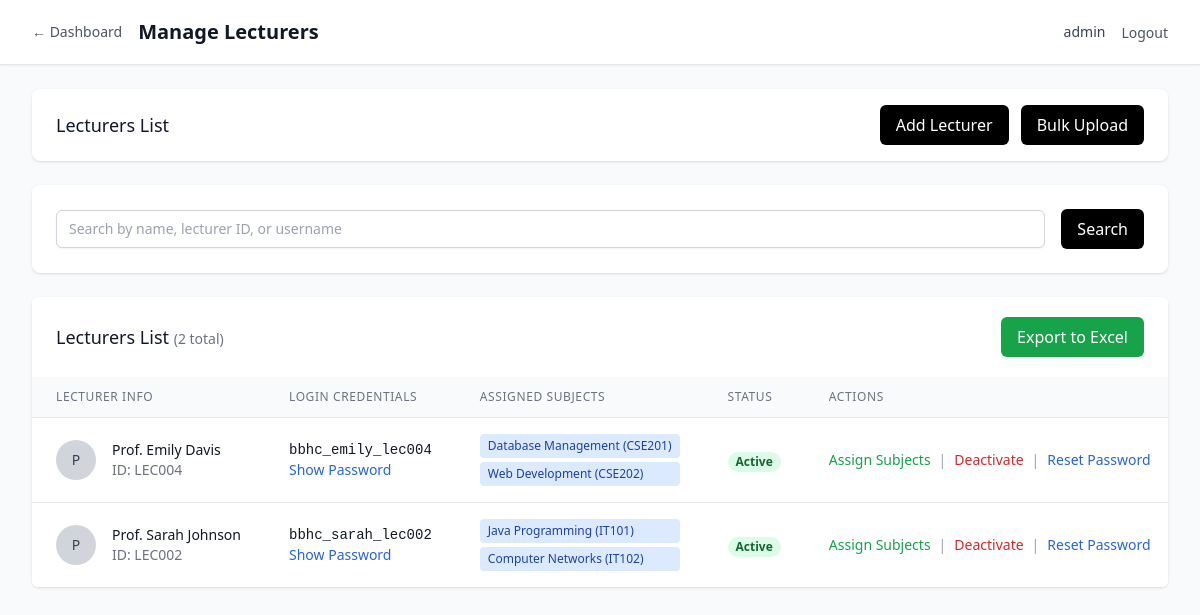
/management/lecturers (signed in), run on an earlier commit of the app's database.
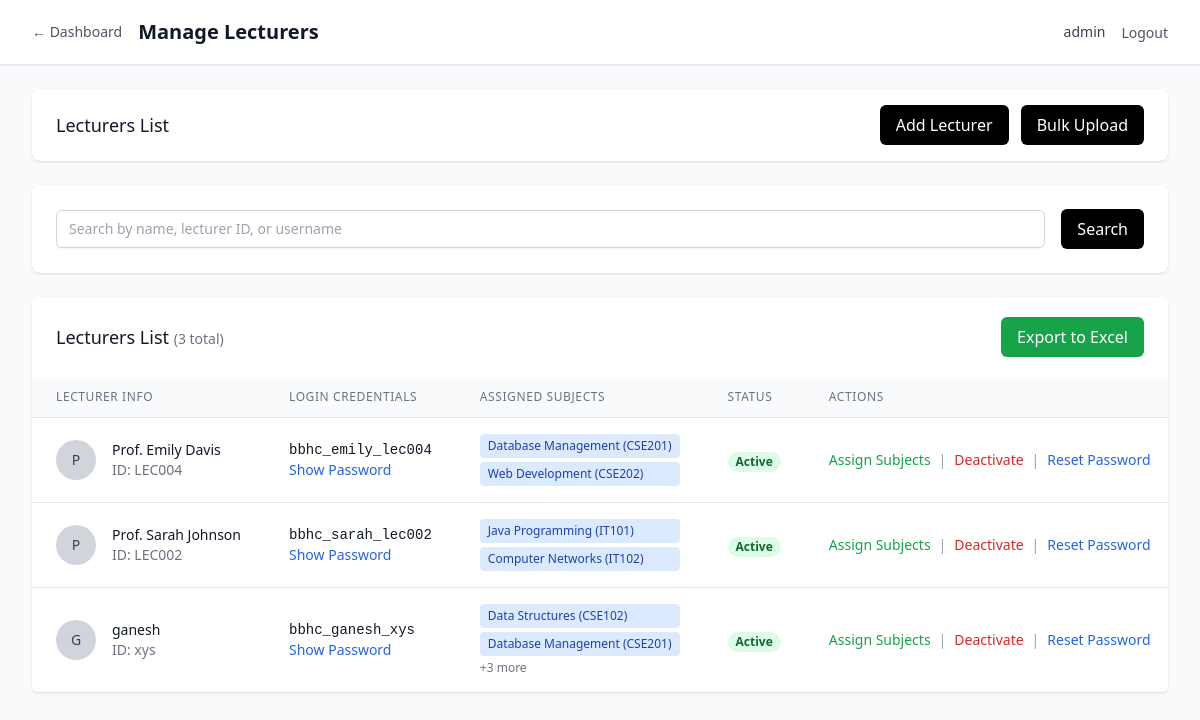
And on a later commit of the database.
### models/user.py (models this page shows, shortened)
class Lecturer(db.Model):
    __tablename__ = 'lecturer'
    id = db.Column(db.Integer, primary_key=True)
    lecturer_id = db.Column(db.String(20), unique=True, nullable=False, index=True)
    name = db.Column(db.String(100), nullable=False)
    username = db.Column(db.String(80), unique=True, nullable=False, index=True)
    password_hash = db.Column(db.String(120), nullable=False)
    password_encrypted = db.Column(db.Text, nullable=True)  # Encrypted password for management access
    email = db.Column(db.String(120), unique=True, nullable=True)
    created_at = db.Column(db.DateTime, default=datetime.utcnow)
    last_login = db.Column(db.DateTime)
    is_active = db.Column(db.Boolean, default=True)
    subject_assignments = db.relationship('SubjectAssignment', backref='lecturer', lazy='dynamic')
    attendance_records = db.relationship('AttendanceRecord', backref='lecturer', lazy='dynamic')
    monthly_summaries = db.relationship('MonthlyAttendanceSummary', backref='lecturer', lazy='dynamic')
    student_marks = db.relationship('StudentMarks', backref='lecturer', lazy='dynamic')
    def get_assigned_subjects(self):
        return [assignment.subject for assignment in self.subject_assignments]

### models/academic.py (models this page shows, shortened)
class Subject(db.Model):
    __tablename__ = 'subject'
    id = db.Column(db.Integer, primary_key=True)
    name = db.Column(db.String(100), nullable=False)
    code = db.Column(db.String(20), nullable=False, index=True)
    course_id = db.Column(db.Integer, db.ForeignKey('course.id'), nullable=False)
    semester = db.Column(db.Integer, nullable=False)
    year = db.Column(db.Integer, nullable=False)
    credits = db.Column(db.Integer, default=3)
    description = db.Column(db.Text, nullable=True)
    created_at = db.Column(db.DateTime, default=datetime.utcnow)
    is_active = db.Column(db.Boolean, default=True)
    assignments = db.relationship('SubjectAssignment', backref='subject', lazy='dynamic')
    enrollments = db.relationship('StudentEnrollment', backref='subject', lazy='dynamic')
    attendance_records = db.relationship('AttendanceRecord', backref='subject', lazy='dynamic')
    monthly_summaries = db.relationship('MonthlyAttendanceSummary', backref='subject', lazy='dynamic')
    student_marks = db.relationship('StudentMarks', backref='subject', lazy='dynamic')
    __table_args__ = (db.UniqueConstraint('code', 'course_id', name='unique_subject_code_per_course'),)

### routes/auth.py (the view)
        def decorated_function(*args, **kwargs):
            if not SessionManager.is_authenticated(session):
                flash('Please log in to access this page', 'error')
                return redirect(url_for('auth.index'))
            if user_type:
                if user_type == 'management' and not SessionManager.is_management(session):
                    flash('Access denied. Management login required.', 'error')
                    return redirect(url_for('auth.management_login'))
                elif user_type == 'lecturer' and not SessionManager.is_lecturer(session):
                    flash('Access denied. Lecturer login required.', 'error')
                    return redirect(url_for('auth.lecturer_login'))
            return f(*args, **kwargs)

### app.py (called while the page is built)
def create_app():
    app = Flask(__name__)
    app.config.from_object(Config)
    db.init_app(app)
    csrf = CSRFProtect(app)
    @app.context_processor
    def inject_csrf_token():
        from flask_wtf.csrf import generate_csrf
        return dict(csrf_token=generate_csrf)
    from routes.auth import auth_bp
    from routes.management import management_bp
    from routes.lecturer import lecturer_bp
    app.register_blueprint(auth_bp)
    app.register_blueprint(management_bp, url_prefix='/management')
    app.register_blueprint(lecturer_bp, url_prefix='/lecturer')
    init_db(app)
    return app

### routes/auth.py (called while the page is built)
@auth_bp.app_context_processor
def inject_user():
    return {
        'current_user': SessionManager.get_session_info(session),
        'is_authenticated': SessionManager.is_authenticated(session),
        'is_management': SessionManager.is_management(session),
        'is_lecturer': SessionManager.is_lecturer(session)
    }

### services/auth_service.py (called while the page is built)
    @staticmethod
    def is_authenticated(session):
        return 'user_type' in session and 'user_id' in session

    @staticmethod
    def is_management(session):
        return session.get('user_type') == 'management'

### templates/management/lecturers.html (shortened to what the changed rows need)
{% extends "base.html" %}
{% block content %}
<div x-data="{
  showAddLecturerModal: false,
  showBulkUploadModal: false,
  showSubjectAssignmentModal: false,
  selectedLecturer: null,
  selectedSubjects: [],
  searchQuery: '',
  showDropdown: false,
  allSubjects: [
    {% for subject in subjects %}
    { id: {{ subject.id }}, name: '{{ subject.name }}', code: '{{ subject.code }}', course_name: '{{ subject.course.name }}' }{% if not loop.last %},{% endif %}
    {% endfor %}
  ],
  errors: {},
  formData: { lecturer_id: '', name: '', subject_ids: [] },
  validateForm() {
    this.errors = {};
    if (!this.formData.lecturer_id) this.errors.lecturer_id = 'Lecturer ID is required';
    if (!this.formData.name) this.errors.name = 'Name is required';
    return Object.keys(this.errors).length === 0;
  },
  handleSubmit(event) {
    if (!this.validateForm()) { event.preventDefault(); return; }
    const form = event.target;
    const formData = new FormData(form);
    fetch(form.action, {
      method: 'POST',
      body: formData,
      headers: { 'X-Requested-With': 'XMLHttpRequest', 'X-CSRF-Token': csrfToken }
    })
    .then(response => response.json())
    .then(data => {
      if (data.success) {
        Swal.fire('Success!', data.message, 'success').then(() => {
          this.resetForm();
          this.showAddLecturerModal = false;
          window.location.reload();
        });
      } else {
        Swal.fire('Error!', data.message, 'error');
      }
    })
    .catch(error => {
      console.error('Error:', error);
      Swal.fire('Error!', 'An unexpected error occurred. Please try again.', 'error');
    });
    event.preventDefault();
  },
  resetForm() {
    this.formData = { lecturer_id: '', name: '', subject_ids: [] };
    this.errors = {};
  },
  resetSubjectAssignment() {
    this.selectedSubjects = [];
    this.searchQuery = '';
    this.showDropdown = false;
  },
  handleBulkUpload(event) {
    const form = event.target;
    const formData = new FormData(form);
    fetch(form.action, {
      method: 'POST',
      body: formData,
      headers: { 'X-Requested-With': 'XMLHttpRequest', 'X-CSRF-Token': csrfToken }
    })
    .then(response => response.json())
    .then(data => {
      if (data.success) {
        Swal.fire('Success!', data.message, 'success').then(() => {
          this.showBulkUploadModal = false;
          window.location.reload();
        });
      } else {
        Swal.fire('Error!', data.message || 'Failed to upload file. Please try again.', 'error');
      }
    })
    .catch(error => {
      console.error('Error:', error);
      Swal.fire('Error!', 'An unexpected error occurred. Please try again.', 'error');
    });
  },
  handleSubjectAssignment(event) {
    const form = event.target;
    const formData = new FormData(form);
    const subjectIds = formData.getAll('subject_ids');
    if (!this.selectedLecturer || subjectIds.length === 0) {
      Swal.fire('Error!', 'Please select at least one subject.', 'error');
      return;
    }
    fetch(`/management/lecturers/${this.selectedLecturer.id}/assign-subjects`, {
      method: 'POST',
      body: formData,
      headers: { 'X-Requested-With': 'XMLHttpRequest', 'X-CSRF-Token': csrfToken }
    })
    .then(response => response.json())
    .then(data => {
      if (data.success) {
        Swal.fire('Success!', data.message, 'success').then(() => {
          this.showSubjectAssignmentModal = false;
          this.selectedLecturer = null;
          this.selectedSubjects = [];
          this.searchQuery = '';
          window.location.reload();
        });
      } else {
        Swal.fire('Error!', data.message, 'error');
      }
    })
    .catch(error => {
      console.error('Error:', error);
      Swal.fire('Error!', 'An unexpected error occurred. Please try again.', 'error');
    });
  },
  toggleSubject(subjectId) {
    const index = this.selectedSubjects.indexOf(subjectId);
    if (index > -1) {
      this.selectedSubjects.splice(index, 1);
    } else {
      this.selectedSubjects.push(subjectId);
    }
  },
  removeSubject(subjectId) {
    const index = this.selectedSubjects.indexOf(subjectId);
    if (index > -1) {
      this.selectedSubjects.splice(index, 1);
    }
  },
  getFilteredSubjects() {
    if (!this.searchQuery) return this.allSubjects;
    return this.allSubjects.filter(subject =>
      subject.name.toLowerCase().includes(this.searchQuery.toLowerCase()) ||
      subject.code.toLowerCase().includes(this.searchQuery.toLowerCase()) ||
      subject.course_name.toLowerCase().includes(this.searchQuery.toLowerCase())
    );
  },
  getSelectedSubjectNames() {
    return this.selectedSubjects.map(id => {
      const subject = this.allSubjects.find(s => s.id == id);
      return subject ? `${subject.name} (${subject.code})` : '';
    });
  }
}">
<div class="min-h-screen bg-gray-50">
    <nav class="bg-white shadow-sm border-b border-gray-200">
        <div class="max-w-7xl mx-auto px-4 sm:px-6 lg:px-8">
            <div class="flex justify-between h-16">
                <div class="flex items-center space-x-4">
                    <h1 class="text-xl font-semibold text-gray-900">Manage Lecturers</h1>
                </div>
            </div>
        </div>
    </nav>
    <div class="max-w-7xl mx-auto py-6 sm:px-6 lg:px-8">
        <div class="bg-white shadow overflow-hidden sm:rounded-md">
            <div class="px-4 py-5 sm:px-6 flex justify-between items-center">
                <h3 class="text-lg leading-6 font-medium text-gray-900">
                    Lecturers List
                    {% if pagination %}
                    <span class="text-sm text-gray-500">({{ pagination.total }} total)</span>
                    {% endif %}
                </h3>
            </div>
            {% if lecturers %}
            <table class="min-w-full divide-y divide-gray-200">
                <thead>
                    <tr>
                        <th class="px-6 py-3 bg-gray-50 text-left text-xs font-medium text-gray-500 uppercase tracking-wider">Lecturer Info</th>
                        <th class="px-6 py-3 bg-gray-50 text-left text-xs font-medium text-gray-500 uppercase tracking-wider">Login Credentials</th>
                        <th class="px-6 py-3 bg-gray-50 text-left text-xs font-medium text-gray-500 uppercase tracking-wider">Assigned Subjects</th>
                        <th class="px-6 py-3 bg-gray-50 text-left text-xs font-medium text-gray-500 uppercase tracking-wider">Status</th>
                        <th class="px-6 py-3 bg-gray-50 text-left text-xs font-medium text-gray-500 uppercase tracking-wider">Actions</th>
                    </tr>
                </thead>
                <tbody class="bg-white divide-y divide-gray-200">
                    {% for lecturer in lecturers %}
                    <tr>
                        <td class="px-6 py-4 whitespace-nowrap">
                            <div class="flex items-center">
                                <div class="flex-shrink-0 h-10 w-10 rounded-full bg-gray-300 flex items-center justify-center">
                                    <span class="text-sm font-medium text-gray-700">{{ lecturer.name[0].upper() }}</span>
                                </div>
                                <div class="ml-4">
                                    <div class="text-sm font-medium text-gray-900">{{ lecturer.name }}</div>
                                    <div class="text-sm text-gray-500">ID: {{ lecturer.lecturer_id }}</div>
                                </div>
                            </div>
                        </td>
                        <td class="px-6 py-4 whitespace-nowrap">
                            <div class="text-sm text-gray-900 font-mono">{{ lecturer.username }}</div>
                            <div class="text-sm text-gray-500">
                                <button onclick="showPassword('{{ lecturer.id }}')"
                                        class="text-blue-600 hover:text-blue-800 cursor-pointer">
                                    Show Password
                                </button>
                            </div>
                        </td>
                        <td class="px-6 py-4 whitespace-nowrap text-sm text-gray-900">
                            {% set assigned_subjects = lecturer.get_assigned_subjects() %}
                            {% if assigned_subjects %}
                                <div class="space-y-1">
                                    {% for subject in assigned_subjects[:2] %}
                                    <div class="text-xs bg-blue-100 text-blue-800 px-2 py-1 rounded">
                                        {{ subject.name }} ({{ subject.code }})
                                    </div>
                                    {% endfor %}
                                    {% if assigned_subjects|length > 2 %}
                                    <div class="text-xs text-gray-500">
                                        +{{ assigned_subjects|length - 2 }} more
                                    </div>
                                    {% endif %}
                                </div>
                            {% else %}
                                <span class="text-gray-400">No subjects assigned</span>
                            {% endif %}
                        </td>
                        <td class="px-6 py-4 whitespace-nowrap">
                            {% if lecturer.is_active %}
                            <span class="px-2 inline-flex text-xs leading-5 font-semibold rounded-full bg-green-100 text-green-800">
                                Active
                            </span>
                            {% else %}
                            <span class="px-2 inline-flex text-xs leading-5 font-semibold rounded-full bg-red-100 text-red-800">
                                Inactive
                            </span>
                            {% endif %}
                        </td>
                        <td class="px-6 py-4 whitespace-nowrap text-sm font-medium">
                            <div class="flex space-x-2">
                                <button onclick="openSubjectAssignmentModal({{ lecturer.id }}, '{{ lecturer.name }}')"
                                        class="text-green-600 hover:text-green-800">
                                    Assign Subjects
                                </button>
                                <span class="text-gray-400">|</span>
                                <button onclick="toggleLecturerStatus({{ lecturer.id }}, '{{ lecturer.name }}', {{ lecturer.is_active|lower }})"
                                        class="{% if lecturer.is_active %}text-red-600 hover:text-red-800{% else %}text-green-600 hover:text-green-800{% endif %}">
                                    {% if lecturer.is_active %}Deactivate{% else %}Activate{% endif %}
                                </button>
                                <span class="text-gray-400">|</span>
                                <button onclick="resetLecturerPassword({{ lecturer.id }}, '{{ lecturer.name }}')"
                                        class="text-blue-600 hover:text-blue-800">
                                    Reset Password
                                </button>
                            </div>
                        </td>
                    </tr>
                    {% endfor %}
                </tbody>
            </table>
            {% else %}
            <div class="px-4 py-5 sm:px-6 text-center">
                <p class="text-gray-500">No lecturers found.</p>
            </div>
            {% endif %}
        </div>
    </div>
</div>
{% endblock %}

What changed in the data, as far as the page shows it:
added Lecturer: name "G", name "ganesh", lecturer_id "xys", username "bbhc_ganesh_xys", assigned_subjects "3", is_active "Active", Subject (name "Database Management", code "CSE201")
now on this page (row unchanged): Subject: name "Data Structures", code "CSE102", shown under "G"
Also different on the page:
{{ pagination.total }}: "2" → "3"
